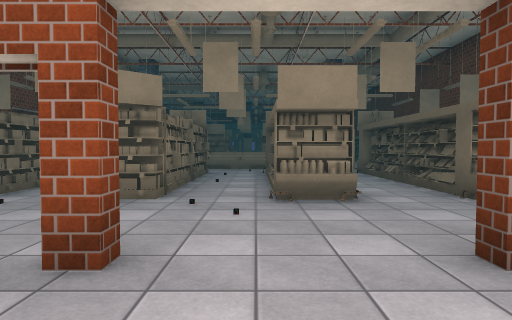
View 1 (above)

22 first-person views from a walk through a Unity game level. The camera is 1.3 m above the floor, tilts 2° down and sees 75° across. The floor is counted in squares, 2 m on a side. Each view is taken from the middle of a square. On the plan, view 1 faces up. The plan holds only what a view shows up to about 10 squares ahead; the rest is blank. Some animated figures are not drawn. Door leaves are left out, so doorways stand open. Some surface patterns are stand-ins.

View 2
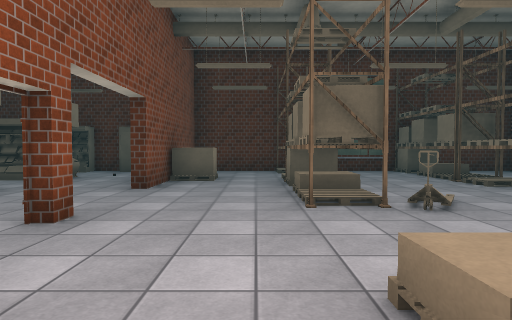

View 3
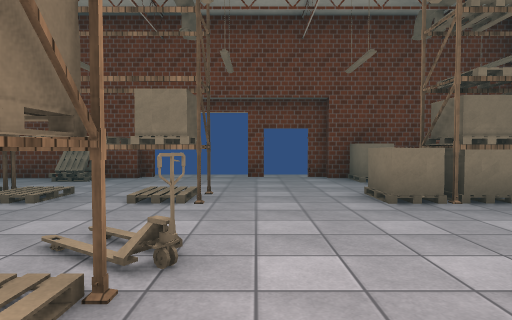

View 4
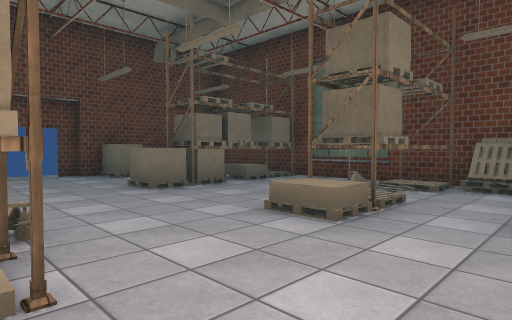

View 5
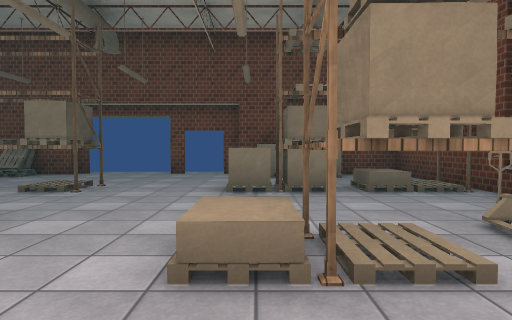

View 6
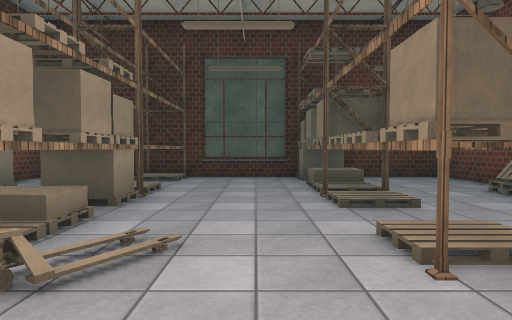

View 7
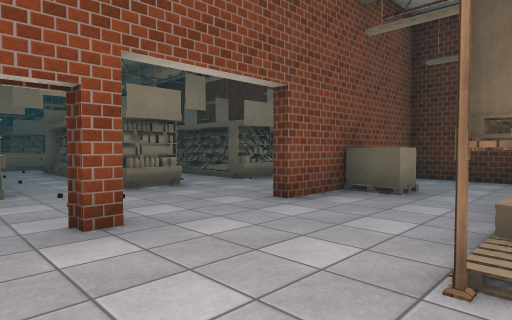

View 8
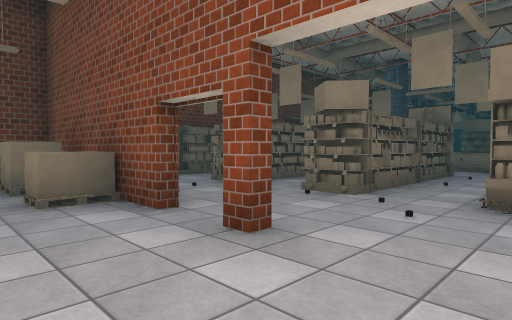

View 9
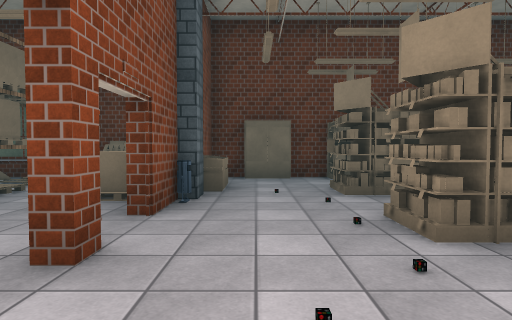

View 10
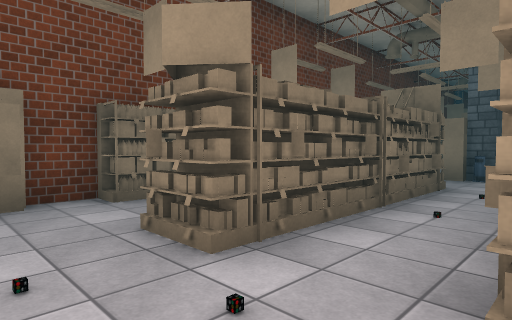

View 11
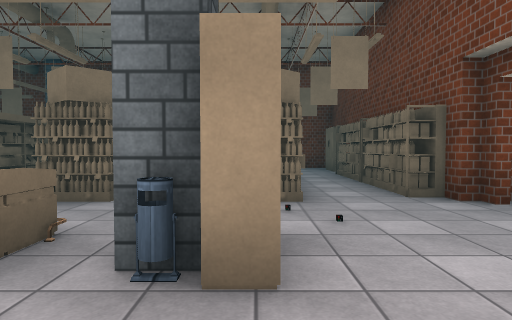

View 12
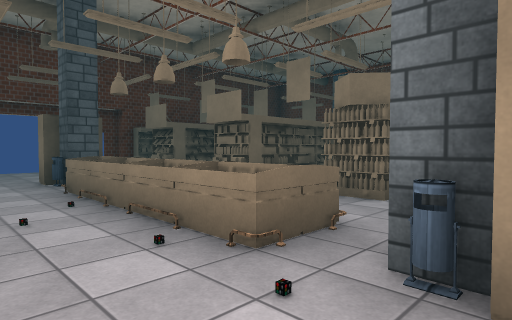

View 13
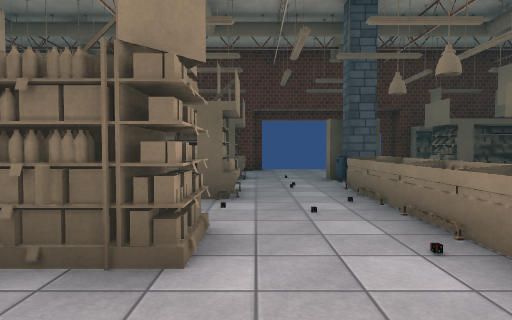

View 14
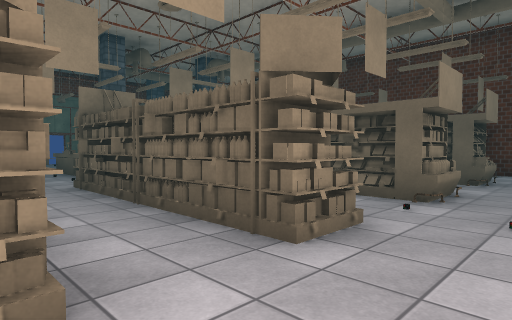

View 15
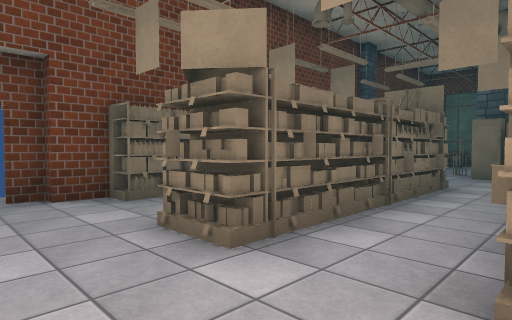

View 16
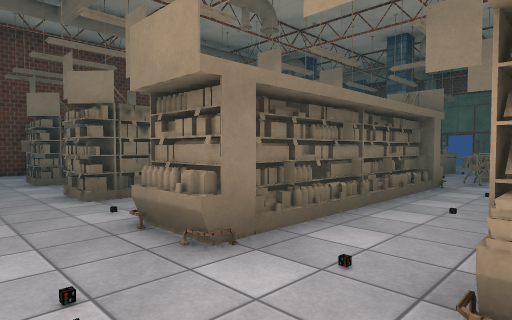

View 17
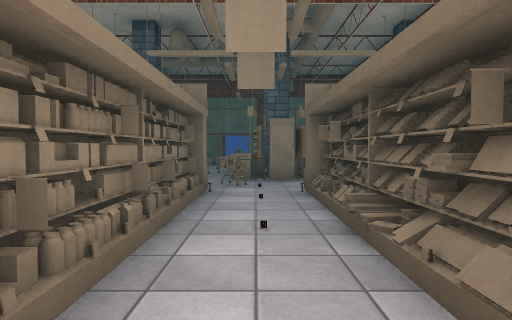

View 18
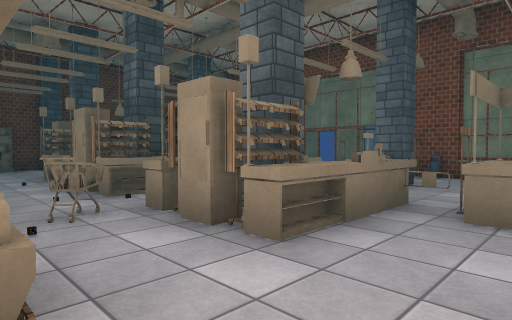

View 19
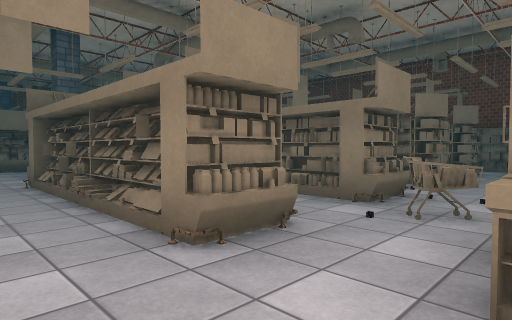

View 20
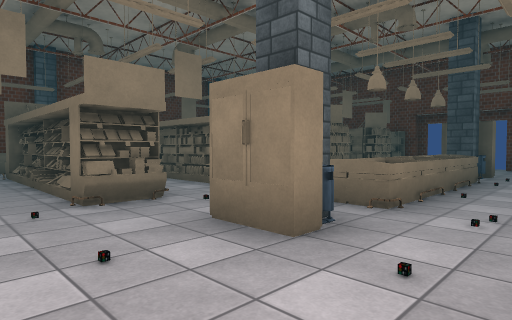

View 21
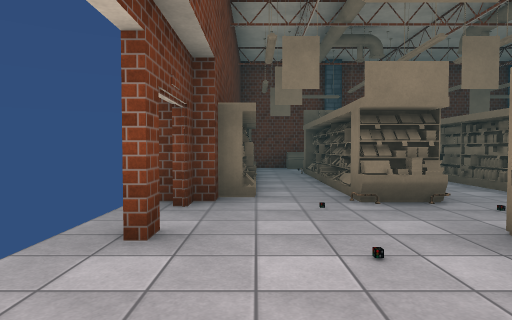

View 22
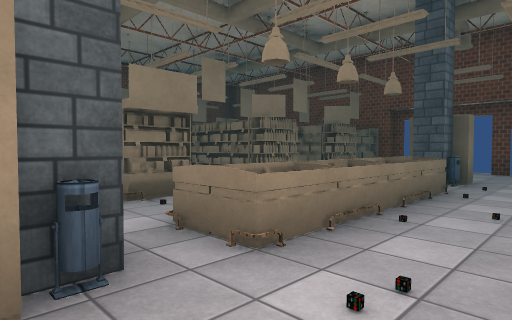

### Floor plan
Points are (right, up) in squares from view 1. A wall is a line through its corners. A room is listed if a view was taken in it or the views show most of it. See-through windows are left out.
Room 1 (views 1, 2, 3, 4, 5, 6, 7, 8)
walls: (1.5, -7.3) (5.5, -7.3) (5.5, 1.7) (3.4, 1.7); (-1.2, -7.5) (-0.8, -7.5); (-0.8, 1.7) (-1.2, 1.7); (-2.6, -7.5) (-2.1, -7.5); (-5.4, 1.7) (-6.5, 1.7); (-6.5, 0.4) (-6.5, -7.3) (-3.6, -7.3)
ways out: open door at (-0.5, 2) to room 2; open door at (-0.5, -8)
objects: shelf (-6, -4); shelf (-6, -1) to (-4, -1); other object (-6, 0); other object (-5, -7); other object (-5, -4); other object (-5, -2); other object (-4, -4); other object (-3, -7); shelf (-3, -4); other object (-3, -1); other object (-1, -2); shelf (0, -4); shelf (0, -1) to (2, -1); other object (1, -4); shelf (2, -4); other object (3, -7); shelf (3, -4); shelf (3, -1) to (5, -1); other object (3, 1); other object (4, -4); other object (5, -4)
Room 2 (views 9, 10, 11, 12, 13, 14, 15, 16, 17, 18, 19, 20, 21, 22)
walls: (-6.5, 13.9) (-6.5, 13.1); (-6.8, 13.1) (-6.8, 12.6); (-6.8, 11.8) (-6.8, 11.2); (5.5, 13) (5.5, 13.7); (-6.5, 9) (-6.5, 8.5); (5.8, 10.2) (5.8, 10.8); (5.5, 8.5) (5.5, 9); (5.8, 8.9) (5.8, 9.4); (-6.5, 20.5) (-6.5, 19.8); (-6.5, 4.6) (-6.5, 2) (-5.4, 2); (-1.2, 2) (-0.8, 2); (5.5, 3.9) (5.5, 4.6); (-6.5, 1.7) (-6.5, 0.4)
ways out: open door at (-0.5, 2) to room 1; open door at (-7, 11.5); open door at (6, 10.5)
objects: other object (-6, 3); other object (-6, 5) to (-6, 6); other object (-6, 7) to (-6, 8); other object (-6, 14) to (-6, 16); other object (-6, 17); other object (-6, 18) to (-6, 19); column (-6, 21); other object (-5, 1); other object (-5, 2); other object (-5, 11); other object (-5, 21); other object (-4, 1); column (-4, 2); other object (-4, 4) to (-4, 5); other object (-4, 6); other object (-4, 7) to (-4, 8); other object (-4, 9); other object (-4, 11); other object (-4, 14); other object (-4, 15) to (-4, 16); other object (-4, 17); other object (-4, 18); other object (-4, 20); column (-4, 21) to (-3, 21); other object (-3, 2); column (-3, 11); shelf (-3, 20); other object (-3, 22); other object (-2, 5); other object (-2, 6); other object (-2, 7); other object (-2, 8); other object (-2, 9); other object (-2, 11); other object (-2, 14); other object (-2, 15) to (-2, 16); other object (-2, 17); other object (-2, 18); other object (-2, 22); other object (-1, 11); shelf (-1, 20); column (-1, 21) to (0, 21); other object (-1, 22); other object (0, 11); other object (0, 19); shelf (0, 20); other object (0, 22); other object (1, 4) to (1, 5); other object (1, 6); other object (1, 7) to (1, 8); other object (1, 9); other object (1, 11); other object (1, 14); other object (1, 15) to (1, 16); other object (1, 17); other object (1, 18); other object (1, 19) to (2, 19); other object (1, 20) to (2, 22); other object (1, 22); column (2, 2); other object (2, 11); shelf (2, 20); column (2, 21) to (3, 21); cash machine (2, 24); other object (3, 2); other object (3, 4) to (3, 5); other object (3, 6); other object (3, 7) to (3, 8); other object (3, 9); other object (3, 14); other object (3, 15) to (3, 16); other object (3, 17); other object (3, 18); shelf (3, 20); other object (3, 22); other object (4, 20); fence (4, 22); other object (4, 23) to (5, 23); other object (5, 3); other object (5, 5) to (5, 6); other object (5, 7) to (5, 8); column (5, 21)

Where each view was taken, in squares from view 1:
view 1: 0 up, 0 right, facing up
view 2: 0 up, 4 left, facing right
view 3: 0 up, 1 left, facing down
view 4: 1 up, 0 right, facing down-left
view 5: 1 up, 3 left, facing down
view 6: 3 down, 2 left, facing right
view 7: 1 down, 2 left, facing up-right
view 8: 0 up, 1 right, facing up-left
view 9: 3 up, 1 right, facing left
view 10: 3 up, 2 left, facing up-left
view 11: 13 up, 4 left, facing down
view 12: 13 up, 4 left, facing down-right
view 13: 13 up, 4 left, facing right
view 14: 12 up, 4 left, facing up-right
view 15: 12 up, 2 left, facing up-left
view 16: 12 up, 3 right, facing up-left
view 17: 13 up, 2 right, facing up
view 18: 18 up, 5 right, facing up-left
view 19: 20 up, 5 right, facing down-left
view 20: 13 up, 5 right, facing down-left
view 21: 13 up, 5 right, facing down
view 22: 13 up, 3 right, facing down-left
